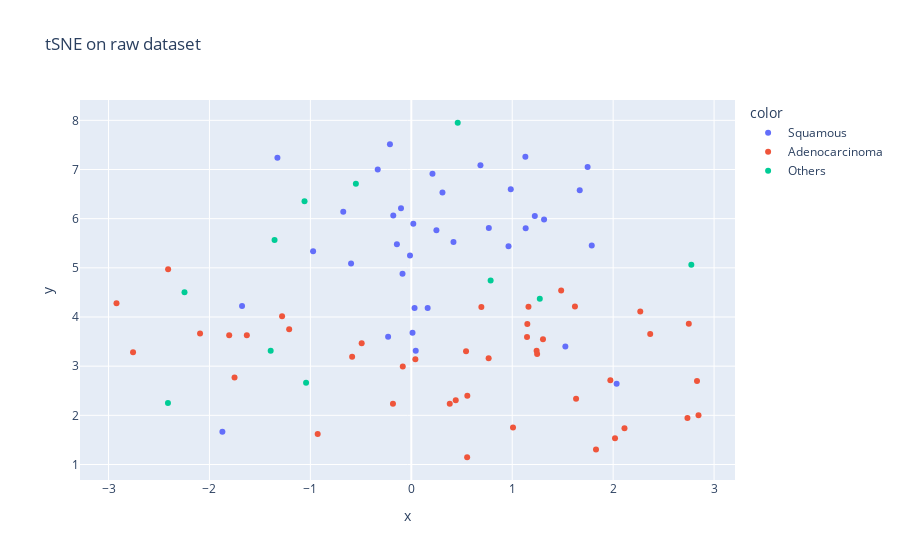

Notebook source saved alongside this figure:
### Code cell
fig1 = px.scatter(Y,x=Y[:,0], y=Y[:,1], color=lungs_df['cancer_type'],title='tSNE on raw dataset')#symbol=lungs_df['Gender'],title='TSNe components')#characteristics.tag.tumor.size.maximumdiameter
fig1.show()

### Figure 1 — Plotly figure (JSON) as saved in the notebook; plotly's stock layout.template omitted (floating-point values rounded to 4 significant figures)
{"data": [{"hovertemplate": "color=Squamous<br>x=%{x}<br>y=%{y}<extra></extra>", "legendgroup": "Squamous", "marker": {"color": "#636efa", "symbol": "circle"}, "mode": "markers", "name": "Squamous", "orientation": "v", "showlegend": true, "type": "scatter", "x": [1.669, -0.01278, -1.327, -1.872, 0.6851, 0.01984, 0.01199, 0.4178, 0.2488, 0.7683, 0.04387, -1.677, 1.526, 0.1621, -0.5967, -0.3327, -0.6743, -0.1426, 0.9857, 2.034, 0.9633, -0.973, 1.224, -0.1785, -0.1021, 1.315, 1.13, 0.3087, 1.133, -0.2116, 0.2098, 1.788, 0.03228, -0.08683, 1.747, -0.2296], "xaxis": "x", "y": [6.576, 5.251, 7.236, 1.665, 7.086, 5.896, 3.681, 5.527, 5.763, 5.812, 3.313, 4.224, 3.399, 4.182, 5.087, 7.0, 6.139, 5.481, 6.597, 2.643, 5.441, 5.335, 6.054, 6.067, 6.211, 5.981, 7.257, 6.532, 5.804, 7.514, 6.915, 5.454, 4.183, 4.88, 7.05, 3.598], "yaxis": "y"}, {"hovertemplate": "color=Adenocarcinoma<br>x=%{x}<br>y=%{y}<extra></extra>", "legendgroup": "Adenocarcinoma", "marker": {"color": "#EF553B", "symbol": "circle"}, "mode": "markers", "name": "Adenocarcinoma", "orientation": "v", "showlegend": true, "type": "scatter", "x": [-0.9275, 2.846, -0.4917, 1.485, 2.018, 0.5533, -0.5861, -0.0844, -1.629, 1.621, 0.381, 1.161, 0.6942, -0.1817, 0.4402, 1.633, 0.0401, 1.242, 1.305, 1.15, 2.112, 1.147, -1.804, 0.5424, -1.751, -1.28, -2.093, -2.921, 1.008, 1.247, -1.21, 2.269, 1.83, -2.41, 2.75, 2.736, 2.367, -2.757, 1.972, 2.831, 0.5552, 0.7663], "xaxis": "x", "y": [1.622, 2.002, 3.466, 4.537, 1.535, 1.147, 3.19, 2.994, 3.628, 4.211, 2.235, 4.207, 4.202, 2.237, 2.308, 2.336, 3.142, 3.314, 3.547, 3.857, 1.736, 3.595, 3.628, 3.301, 2.77, 4.018, 3.665, 4.279, 1.75, 3.25, 3.753, 4.11, 1.303, 4.969, 3.863, 1.945, 3.652, 3.284, 2.713, 2.699, 2.396, 3.163], "yaxis": "y"}, {"hovertemplate": "color=Others<br>x=%{x}<br>y=%{y}<extra></extra>", "legendgroup": "Others", "marker": {"color": "#00cc96", "symbol": "circle"}, "mode": "markers", "name": "Others", "orientation": "v", "showlegend": true, "type": "scatter", "x": [0.4599, 1.273, -1.042, -1.393, -2.411, -1.058, -0.5491, -1.355, -2.247, 0.7861, 2.775], "xaxis": "x", "y": [7.951, 4.37, 2.661, 3.312, 2.253, 6.353, 6.711, 5.567, 4.503, 4.742, 5.06], "yaxis": "y"}], "layout": {"legend": {"title": {"text": "color"}, "tracegroupgap": 0}, "title": {"text": "tSNE on raw dataset"}, "xaxis": {"anchor": "y", "domain": [0, 1], "title": {"text": "x"}}, "yaxis": {"anchor": "x", "domain": [0, 1], "title": {"text": "y"}}}}
